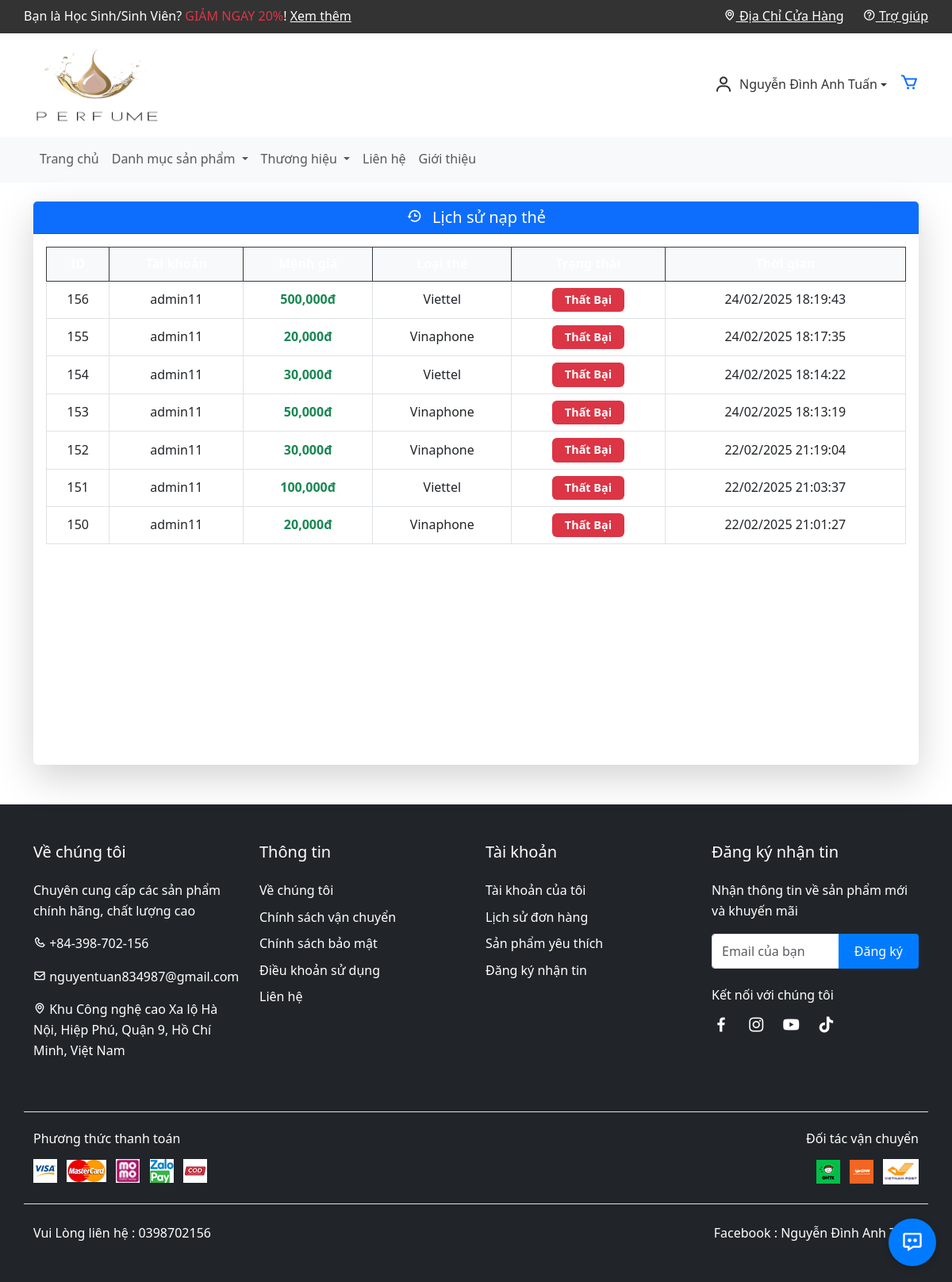
The page /history.php (signed in) on the database its author committed.
### tables this page shows
CREATE TABLE `trans_log` (
  `id` int(11) NOT NULL,
  `name` text NOT NULL,
  `amount` bigint(20) NOT NULL,
  `seri` text NOT NULL,
  `pin` text NOT NULL,
  `type` text NOT NULL,
  `status` int(11) NOT NULL DEFAULT 0,
  `trans_id` text NOT NULL,
  `date` timestamp NOT NULL DEFAULT current_timestamp()
);

### history.php (the view, shortened to what this page needs)
<?php
include_once 'Header.php';
include_once './config/config.php';
?>
<div class="container pt-4">
    <div class="card shadow-lg border-0 rounded">
        <div class="card-header bg-primary text-white text-center">
            <h5 class="mb-0"><i class="bx bx-history me-2"></i> Lịch sử nạp thẻ</h5>
        </div>
        <div class="card-body p-3">
            <div class="table-responsive">
                <table class="table table-hover table-bordered mb-0 text-center">
                    <thead class="table-dark text-white">
                        <tr>
                            <th>ID</th>
                            <th>Tài khoản</th>
                            <th>Mệnh giá</th>
                            <th>Loại thẻ</th>
                            <th>Trạng thái</th>
                            <th>Thời gian</th>
                        </tr>
                    </thead>
                    <tbody>
                        <?php
                        $stmt = $conn->prepare("SELECT * FROM trans_log WHERE name = ? ORDER BY id DESC LIMIT 10");
                        $stmt->bind_param("s", $_SESSION['username']);
                        $stmt->execute();
                        $result = $stmt->get_result();
                        if ($result->num_rows > 0) {
                            while ($row = $result->fetch_assoc()) {
                                $status = match ($row['status']) {
                                    1 => '<span class="badge bg-success">Thành Công</span>',
                                    0 => '<span class="badge bg-danger">Thất Bại</span>',
                                    3 => '<span class="badge bg-warning text-dark">Sai Mệnh Giá</span>',
                                    default => '<span class="badge bg-secondary">Chờ Duyệt</span>',
                                };
                                ?>
                                <tr>
                                    <td><?php echo $row['id']; ?></td>
                                    <td><?php echo htmlspecialchars($row['name']); ?></td>
                                    <td class="text-success fw-bold"><?php echo number_format($row['amount']) . 'đ'; ?></td>
                                    <td><?php echo htmlspecialchars($row['type']); ?></td>
                                    <td><?php echo $status; ?></td>
                                    <td><?php echo date("d/m/Y H:i:s", strtotime($row['date'])); ?></td>
                                </tr>
                                <?php
                            }
                        }
                        ?>
                    </tbody>
                </table>
            </div>
        </div>
    </div>
</div>
<?php
include_once 'Footer.php';
?>

### assets/css/style.css (style rules this page uses)
* { margin: 0; padding: 0; box-sizing: border-box; }
body { font-family: 'Segoe UI', Tahoma, Geneva, Verdana, sans-serif; line-height: 1.6; color: #333; }
.badge { font-size: 0.9rem; padding: 0.5rem 1rem; }

### rows shown on the page
trans_log: id "156", name "admin11", amount "500,000", type "Viettel", status "Thất Bại", date "24/02/2025 18:19:43"
trans_log: id "155", name "admin11", amount "20,000", type "Vinaphone", status "Thất Bại", date "24/02/2025 18:17:35"
trans_log: id "154", name "admin11", amount "30,000", type "Viettel", status "Thất Bại", date "24/02/2025 18:14:22"
trans_log: id "153", name "admin11", amount "50,000", type "Vinaphone", status "Thất Bại", date "24/02/2025 18:13:19"
trans_log: id "152", name "admin11", amount "30,000", type "Vinaphone", status "Thất Bại", date "22/02/2025 21:19:04"
trans_log: id "151", name "admin11", amount "100,000", type "Viettel", status "Thất Bại", date "22/02/2025 21:03:37"
trans_log: id "150", name "admin11", amount "20,000", type "Vinaphone", status "Thất Bại", date "22/02/2025 21:01:27"

### other values the page prints
$_SESSION['fullname'] "Nguyễn Đình Anh Tuấn"
